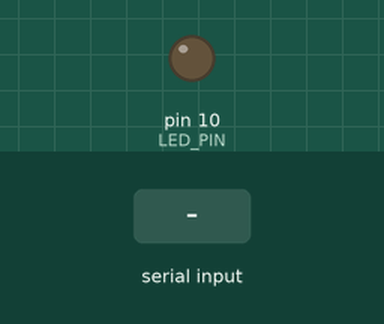
Bench run of a sketch on a simulated Arduino Uno, built with avr-gcc and run on an emulated ATmega328P. Shown: output pins drawn as LEDs (lit = HIGH). The test bench sets the inputs (shaded band).

Above: at 1.2 s.
1.3 s: "1" received over Serial
At 2.4 s:
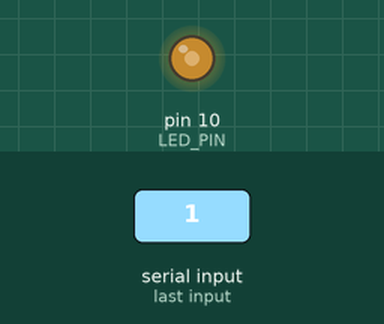
2.8 s: "2" received over Serial
At 3.5 s:
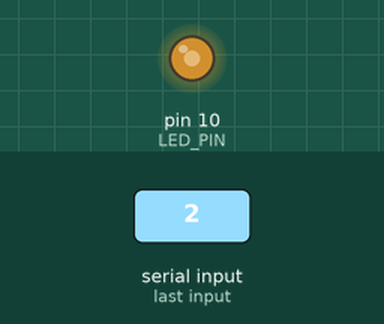
4.3 s: "3" received over Serial
At 4.7 s:
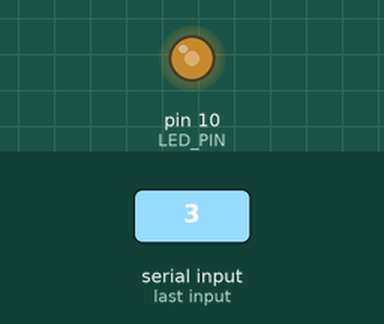
Timing chart, 0 to 7.3 s (numbered marks = the images above; inputs shaded):
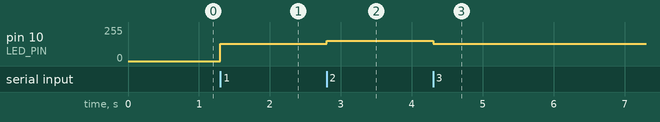

Measured:
- after the input at 1.3 s, pin 10 (LED_PIN): 0/255 → 128/255 at once
- after the input at 2.8 s, pin 10 (LED_PIN): 128/255 → 153/255 at once
- after the input at 4.3 s, pin 10 (LED_PIN): 153/255 → 128/255 at once

The sketch:

LEDStreamDeck.ino
```cpp
#define LED_PIN 10 // Connect your LED to digital pin 10 (or any other PWM pin)
#define BRIGHTNESS_STEP 25 // How much to change the brightness each time a key is pressed

int init_brightness = 128; // Start at medium brightness
int brightness = init_brightness;

void setup() {
  pinMode(LED_PIN, OUTPUT);
  Serial.begin(9600); // Start serial communication at 9600 baud
}

void loop() {
  if (Serial.available() > 0) {
    char ch = Serial.read(); // Read the incoming byte

    if (ch == '0') {
      brightness = 0; // Turn off the LED
    }else if (ch == '1'){
      brightness = init_brightness;
    } else if (ch == '2') {
      brightness = min(brightness + BRIGHTNESS_STEP, 200); // Increase brightness, but not above 200 for safety
    } else if (ch == '3') {
      brightness = max(brightness - BRIGHTNESS_STEP, 0); // Decrease brightness
    }

    // Set the new brightness
    analogWrite(LED_PIN, brightness);
  }
}
```
